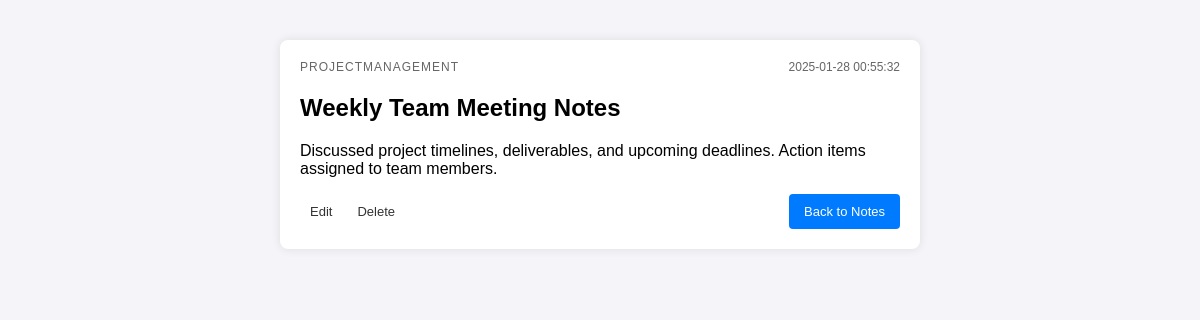
Screenshot of /view_note/1 with the database file from the repository.
### tables this page shows
CREATE TABLE notes (
            id INTEGER PRIMARY KEY,
            title TEXT,
            content TEXT,
            category TEXT,
            date TEXT,
            sentiment TEXT,
            summary TEXT
        );

### app.py (the view)
@app.route('/view_note/<int:note_id>')
def view_note(note_id):
    conn = sqlite3.connect('notes.db')
    c = conn.cursor()
    c.execute("SELECT * FROM notes WHERE id = ?", (note_id,))
    note = c.fetchone()
    conn.close()
    return render_template('view_note.html', note=note)

### templates/view_note.html (shortened to what this page needs)
<!DOCTYPE html>
<html lang="en">
  <head>
    <link
      rel="stylesheet"
      href="{{ url_for('static', filename='styles.css') }}"
    />
  </head>
  <body>
    <div class="full-details">
      <div class="button-container">
        <span class="category">{{ note[3] }}</span>
        <span class="date">{{ note[4] }}</span>
      </div>
      <h2>{{ note[1] }}</h2>
      <p id="content-{{ note[0] }}">{{ note[2] }}</p>
      <div class="button-container-right">
        <a class="link" href="{{ url_for('edit_note', note_id=note[0]) }}"
          >Edit</a
        >
        <a class="link" href="{{ url_for('delete_note', note_id=note[0]) }}"
          >Delete</a
        ><a href="{{ url_for('index') }}">Back to Notes</a>
      </div>
    </div>
  </body>
</html>

### static/styles.css (style rules this page uses)
body { font-family: Arial, sans-serif; background-color: #f4f4f9; margin: 0; padding: 20px; }
form, .full-details { max-width: 600px; margin: 20px auto; padding: 20px; background-color: #fff; border-radius: 8px; box-shadow: 0 0 10px rgba(0, 0, 0, 0.1); }
.button-container { display: flex; justify-content: space-between; align-items: center; }
.button-container-right { display: flex; justify-content: flex-end; align-items: center; }
button, a { padding: 10px 15px; background-color: #007bff; color: #fff; border: none; border-radius: 4px; cursor: pointer; margin-left: auto; font-size: 13px; text-decoration: none; }
button.link, a.link { color: #333; background: none; margin-left: -5px; }
span.date { font-size: 12px; color: #666; }
span.category { font-size: 12px; color: #666; text-transform: uppercase; letter-spacing: 1px; }

### rows the page displays
notes: category "PROJECTMANAGEMENT", date "2025-01-28 00:55:32", title "Weekly Team Meeting Notes", content "Discussed project timelines, deliverables, and upcoming deadlines. Action items assigned to team members."
